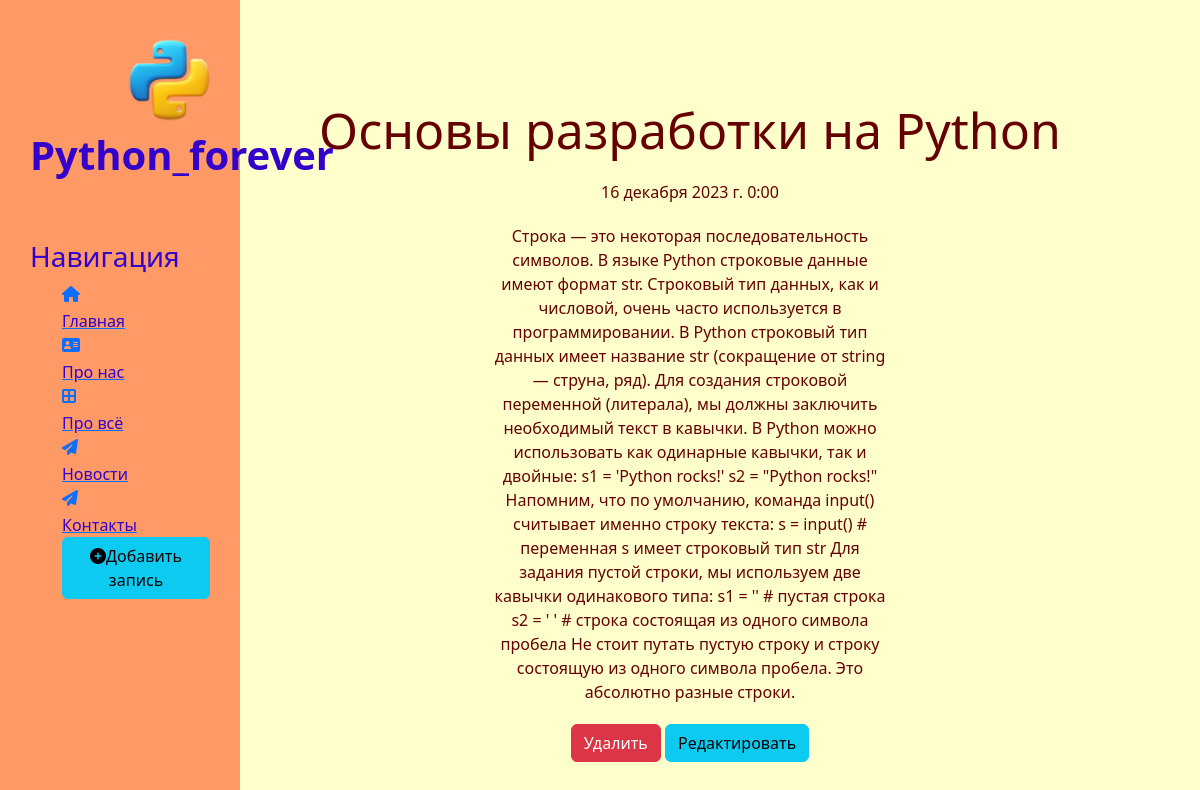
Screenshot of /news/8 with the database file from the repository.
### news/models.py (models this page shows, shortened)
class Articles(models.Model):
    title = models.CharField('Название', max_length=50)
    anons = models.CharField('Анонс', max_length=250)
    full_text = models.TextField('Статья')
    date = models.DateTimeField('Дата публикации')
    class Meta:
        verbose_name = 'Новость'
        verbose_name_plural = 'Новости'

### news/views.py (the view)
# urls.py: path('<int:pk>', views.NewsDetailView.as_view(), name='news-detail'),
class NewsDetailView(DetailView):
    model = Articles
    template_name = 'news/details_view.html'
    context_object_name = 'article'

### news/templates/news/details_view.html (shortened to what this page needs)
{% extends 'main/layout.html' %}
{% block content %}
    <div class= "features">
        <h1>{{ article.title }}</h1>
        <p>{{ article.date }}</p>
        <p>{{ article.full_text }}</p>
        <a href="{% url 'news-delete' article.id %}" class="btn btn-danger">Удалить</a>
        <a href="{% url 'news-update' article.id %}" class="btn btn-info">Редактировать</a>
    </div>
{% endblock %}

### main/static/main/css/main.css (style rules this page uses)
body { background: #FFFFCC; }
main .features { float: left; color: #660000; margin-top: 100px; text-align: center; width: 75%; }
main .features h1 { font-size: 50px; }
main .features p { max-width: 400px; margin: 20px auto; }

### rows the page displays
Articles: title "Основы разработки на Python", date "16 декабря 2023 г. 0:00", full_text "Строка — это некоторая последовательность символов. В языке Python строковые данные имеют формат str. Строковый тип данных, как и числовой, очень часто используется в программировании. В Python строковый тип данных имеет название str (сокращение от string — струна, ряд). Для создания строковой переменной (литерала), мы должны заключить необходимый текст в кавычки. В Python можно использовать как одинарные кавычки, так и двойные: s1 = 'Python rocks!' s2 = \"Python rocks!\" Напомним, что по умолчанию, команда input() считывает именно строку текста: s = input() # переменная s имеет строковый тип str Для задания пустой строки, мы используем две кавычки одинакового типа: s1 = '' # пустая строка s2…"
